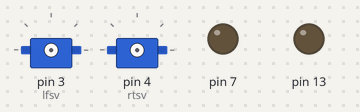
A sketch run on a simulated Arduino Uno, built with avr-gcc and run on an emulated ATmega328P. On the bench: 2 × servo, output pins drawn as LEDs (lit = HIGH).

Above: at 0.1 s.
At 10.1 s:
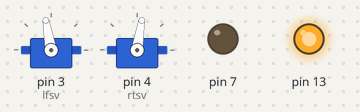
Timing chart, 0 to 12.5 s (numbered marks = the images above):
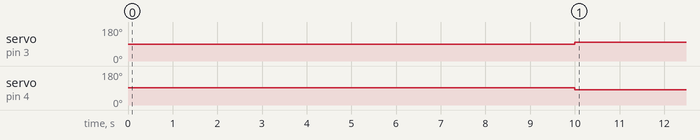

Measured:
- by itself, servo on pin 3 (lfsv): 90° → 100° at 10.0 s
- by itself, servo on pin 4 (rtsv): 91° → 81° at 10.0 s, → 82° 0.99 s later

The sketch:

ConventionalMazeBot.ino
```cpp
#include <Servo.h>
#include <math.h>
#include "myUltrasoundSensor.h"

Servo lfsv = Servo();
Servo rtsv = Servo();
HC_SR04 dist = HC_SR04();

#ifndef left0
inline short _left0() {
  return 90;
}
#define left0 _left0()
#endif /* ifndef left0 */

#ifndef right0
inline double sigmoid(double x) {
  return 1.0 / (1.0 + exp(-x));
}
inline short _right0() {
  return 90 + (sigmoid(millis() * 0.0002) - 0.5) * 5;
}
#define right0 _right0()
#endif /* ifndef right0 */

inline void setServoPair(short lval, short rval) {
  lfsv.write(left0 + lval); rtsv.write(right0 - rval);
}

void left90() {
  setServoPair(10, -10);
  delay(520);
  setServoPair(0, 0);
}

void right90() {
  setServoPair(-10, 10);
  delay(520);
  setServoPair(0, 0);
}

void forwardBlock() {
  setServoPair(30, 30);
  delay(660);
  setServoPair(0, 0);
}

void align() {
  setServoPair(10, 10);
  delay(500);
  setServoPair(0, 0);
  delay(500);
  setServoPair(-10, -10);
  delay(100);
  setServoPair(0, 0);
}

void setup() {
  // put your setup code here, to run once:
  delay(5000);
  lfsv.attach(3);
  rtsv.attach(4);
  setServoPair(0, 0);
  dist.setPingPin(7);
  dist.setEchoPin(6);
  pinMode(13, OUTPUT); digitalWrite(13, HIGH);
  delay(5000);
  /*
  for (int i = 1; i <= 10; i ++) {
    forwardBlock(); delay(1000);
    left90(); delay(1000);
    align(); delay(1000);
    right90(); delay(1000);
  }
  */
}

void loop() {
  // put your main code here, to run repeatedly:
  setServoPair(10, 10);
}
```

myUltrasoundSensor.cpp
```cpp
#ifndef myUltrasoundSensor_cpp
#define myUltrasoundSensor_cpp

#include <Arduino.h>
#include "myUltrasoundSensor.h"

HC_SR04::HC_SR04() {
  this->pingPin = -1;
  this->echoPin = -1;
  this->speedOfSound = 340.0;
  this->distanceBias = 0.0;
}

short HC_SR04::getPingPin() const {
  return this->pingPin;
}

bool HC_SR04::setPingPin(const short pingPin) {
  if (pingPin >= 0 && pingPin <= 13 && pingPin != this->echoPin) {
    this->pingPin = pingPin;
    pinMode(this->pingPin, OUTPUT);
    return true;
  } else {
    return false;
  }
}

short HC_SR04::getEchoPin() const {
  return this->echoPin;
}

bool HC_SR04::setEchoPin(const short echoPin) {
  if (echoPin >= 0 && echoPin <= 13 && echoPin != this->pingPin) {
    this->echoPin = echoPin;
    pinMode(this->echoPin, INPUT);
    return true;
  } else {
    return false;
  }
}

bool HC_SR04::swapPins() {
  if ((this->pingPin >= 0 && this->pingPin <= 13) && (this->echoPin >= 0 && this->echoPin <= 13) && this->pingPin != this->echoPin) {
    short t = this->pingPin; this->pingPin = this->echoPin; this->echoPin = t;
    pinMode(this->pingPin, OUTPUT);
    pinMode(this->echoPin, INPUT);
    return true;
  } else {
    return false;
  }
}

double HC_SR04::getSpeedOfSound() const {
  return this->speedOfSound;
}

bool HC_SR04::setSpeedOfSound(const double speedOfSound) {
  if (speedOfSound > 0.0) {
    this->speedOfSound = speedOfSound;
    return true;
  } else {
    return false;
  }
}

double HC_SR04::getDistanceBias() const {
  return this->distanceBias;
}

bool HC_SR04::setDistanceBias(const double distanceBias) {
  this->distanceBias = distanceBias;
  return true;
}

bool HC_SR04::getDistInMicroseconds(long *distInMicroseconds) const {
  if ((this->pingPin >= 0 && this->pingPin <= 13) && (this->echoPin >= 0 && this->echoPin <= 13) && this->pingPin != this->echoPin && distInMicroseconds) {
    pinMode(this->pingPin, OUTPUT);
    pinMode(this->echoPin, INPUT);
    // Send ping
    digitalWrite(this->pingPin, LOW);
    delayMicroseconds(2);
    digitalWrite(this->pingPin, HIGH);
    delayMicroseconds(10);
    digitalWrite(this->pingPin, LOW);
    // Recv echo
    long res = pulseIn(this->echoPin, HIGH, 100000);
    if (res == 0) return false;
    *distInMicroseconds = res;
    return true;
  } else {
    return false;
  }
}

bool HC_SR04::getDistInMeters(double *distInMeters) const {
  if ((this->pingPin >= 0 && this->pingPin <= 13) && (this->echoPin >= 0 && this->echoPin <= 13) && this->pingPin != this->echoPin && distInMeters) {
    long duration;
    bool f = getDistInMicroseconds(&duration);
    if (!f) return false;
    *distInMeters = (double(duration) * 1e-6 * this->speedOfSound + distanceBias) / 2.0;
    return true;
  } else {
    return false;
  }
}

#endif /* ifndef myUltrasoundSensor_cpp */
```

myUltrasoundSensor.h
```cpp
#ifndef myUltrasoundSensor_h
#define myUltrasoundSensor_h

#include <Arduino.h>

class HC_SR04 {
public:
  HC_SR04();

  short getPingPin() const;
  bool setPingPin(const short pingPin);
  short getEchoPin() const;
  bool setEchoPin(const short echoPin);
  bool swapPins();
  double getSpeedOfSound() const;
  bool setSpeedOfSound(const double speedOfSound);
  double getDistanceBias() const;
  bool setDistanceBias(const double distanceBias);

  bool getDistInMicroseconds(long *distInMicroseconds) const;
  bool getDistInMeters(double *distInMeters) const;

private:
  short pingPin, echoPin;
  double speedOfSound, distanceBias;
};

#endif /* ifndef myUltrasoundSensor_h */
```
